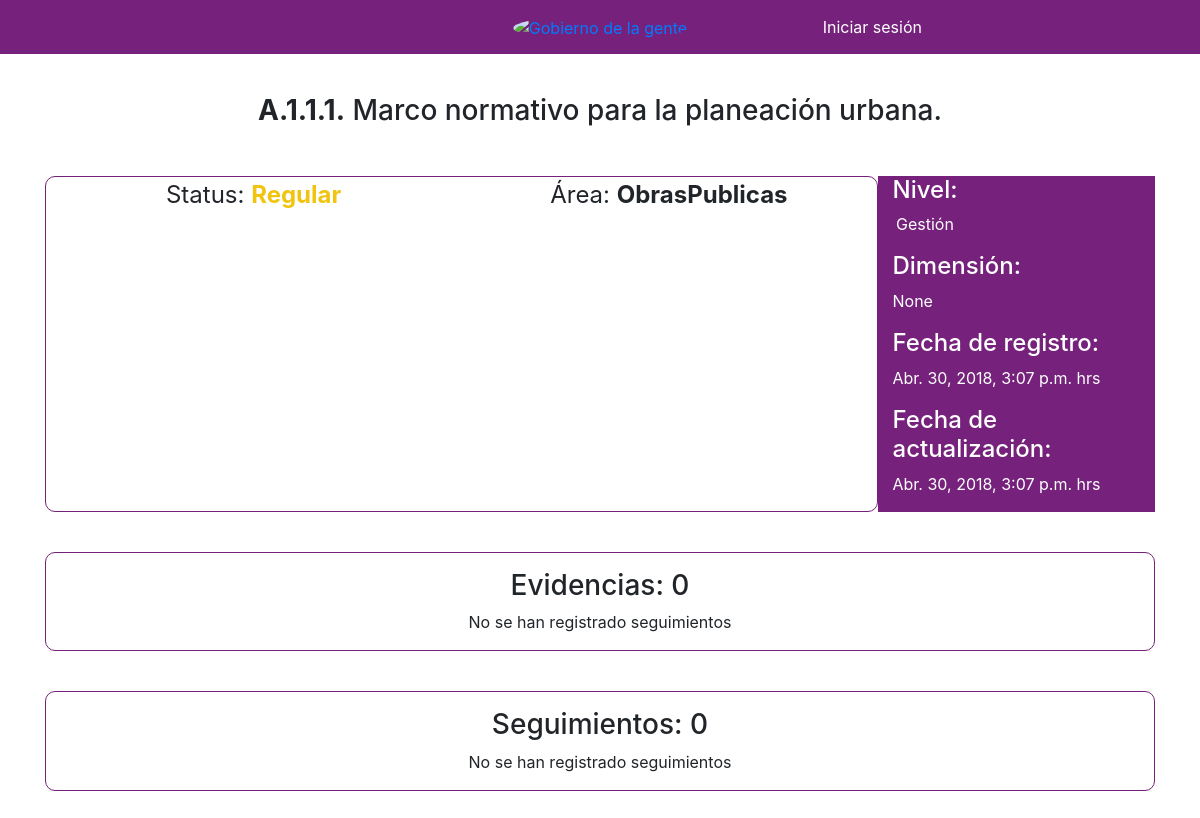
Page /indicadores/4/ on the committed database.
### indicadores/models.py (models this page shows, shortened)
class Indicador(models.Model):
    indicador = models.CharField(max_length=10)
    nombre = models.TextField()
    descripcion = models.TextField(blank=True, null=True)
    metodo_calculo = models.TextField(blank=True, null=True)
    nivel = models.CharField(max_length=15, choices=choices_nivel, blank=True, null=True)
    dimension = models.CharField(max_length=144, blank=True, null=True)
    criterios_evaluacion = models.TextField(blank=True, null=True)
    area = models.ForeignKey(User, related_name='indicadores', on_delete=models.CASCADE)
    status = models.CharField(max_length=15, choices=choices_status)
    created = models.DateTimeField(auto_now_add=True)
    updated = models.DateTimeField(auto_now=True)

### indicadores/views.py (the view)
# urls.py: path('<int:pk>/', indicadoresDetailView.as_view(), name="detail"),
class indicadoresDetailView(views.View):
    def get(self, request, pk):
        template_name="indicadores/indicador_detail.html"
        indicador = Indicador.objects.get(pk=pk)
        context = {'indicador':indicador}
        return render(request, template_name, context)

### indicadores/templates/indicadores/indicador_detail.html (shortened to what this page needs)
{% extends 'base.html' %}
{% block content %}
    <div class="container">
        <div class="row text-center">
            <div class="col-md-12">
                <h3><b>{{ indicador.indicador }}</b> {{ indicador.nombre }}</h3>
            </div>
        </div>
        <div class="row margin-top-middle">
            <div class="col-md-9 border-primary-a text-detail-important">
                <div class="row text-center">
                    <div class="col-md-6"><p>Status: <span
                            class="{% if indicador.status == "Satisfactorio" %}
                            color-green
                            {% elif indicador.status == "Regular" %}
                            color-yellow
                            {% else %}
                            color-red
                            {% endif %}
                            "><b>{{ indicador.status }}</b></span></p></div>
                    <div class="col-md-6"><p>Área: <span><b>{{ indicador.area.username }}</b></span></p></div>
                </div>
            </div>
            <div class="col-md-3 background-primary d-flex justify-content-around flex-column color-accent align-items-start">
                <div>
                    <h4 class="">Nivel:</h4>
                    <p class="text-center w-100">{{ indicador.nivel }}</p>
                </div>
                <div>
                    <h4 class="">Dimensión:</h4>
                    <p class="">{{ indicador.dimension }}</p>
                </div>
                <div>
                    <h4 class="">Fecha de registro:</h4>
                    <p class="">{{ indicador.created }} hrs</p>
                </div>
                <div>
                    <h4 class="">Fecha de actualización:</h4>
                    <p class="">{{ indicador.updated }} hrs</p>
                </div>
            </div>
        </div>
        <div class="row margin-top-middle">
            <div class="col-md-12 border-primary-a text-center margin-bottom-normal">
                <h3 class="margin-top-small">Evidencias: {{ indicador.evidencias.count }}</h3>
                {% if indicador.evidencias.count > 0 %}
                   <div id="accordion2" class="margin-bottom-small">
                    {% for evidencia in indicador.evidencias.all %}
                        <div class="card">
                            <div class="card-header" id="header2{{ evidencia.id }}">
                                 <h5>
                                     <button class="btn btn-link" data-toggle="collapse" data-target="#collapse2{{ evidencia.id }}" aria-expanded="true" aria-controls="collapse2{{ evidencia.id }}">
                                        {{ evidencia.titulo|truncatechars:40 }} | {{ evidencia.porcentaje_real }}% / {{ evidencia.porcentaje_total }}%
                                     </button>
                                     {% if evidencia.completada %}
                                         <p class="evidencia-green">Completada</p>
                                     {% else %}
                                         <p class="evidencia-red">No completada</p>
                                     {% endif %}
                                 </h5>
                            </div>
                            <div id="collapse2{{ evidencia.id }}" class="collapse" aria-labelledby="header2{{ evidencia.id }}" data-parent="#accordion2">
                              <div class="card-body">
                                  <div class="row">
                                      <div class="col-md-9 text-center">
                                        <p><b>Título:</b> {{ evidencia.titulo }}</p>
                                      </div>
                                      <div class="col-md-3 text-center">
                                          <p><b>Sub-Evidencias: </b>{{ evidencia.subevidencias.count }}</p>
                                      </div>
                                  </div>
                                  <div class="row">
                                      <div class="col-md-6 text-center">
                                          <p><b>Porcentaje esperado: </b>{{ evidencia.porcentaje_total }} %</p>
                                          <p><b>Porcentaje actual: </b>{{ evidencia.porcentaje_real }} %</p>
                                      </div>
                                      <div class="col-md-6 text-center">
                                      </div>
                                  </div>
                              </div>
                            </div>
                        </div>
                    {% endfor %}
                   </div>
                {% else %}
                    <p class="color-red">No se han registrado seguimientos</p>
                {% endif %}
            </div>
            <div class="col-md-12 border-primary-a text-center ">
                <h3 class="margin-top-small">Seguimientos: {{ indicador.seguimientos.count }}</h3>
                {% if indicador.seguimientos.count > 0 %}
                   <div id="accordion" class="margin-bottom-small">
                    {% for seguimiento in indicador.seguimientos.all %}
                        <div class="card">
                            <div class="card-header" id="header{{ seguimiento.id }}">
                                 <h5>
                                     <button class="btn btn-link" data-toggle="collapse" data-target="#collapse{{ seguimiento.id }}" aria-expanded="true" aria-controls="collapse{{ seguimiento.id }}">
                                        {{ seguimiento.fecha }}
                                     </button>
                                 </h5>
                            </div>
                            <div id="collapse{{ seguimiento.id }}" class="collapse" aria-labelledby="header{{ seguimiento.id }}" data-parent="#accordion">
                              <div class="card-body text-justify">
                                {{ seguimiento.cuerpo }}
                              </div>
                            </div>
                        </div>
                    {% endfor %}
                   </div>
                {% else %}
                    <p class="color-red">No se han registrado seguimientos</p>
                {% endif %}
            </div>
        </div>
    </div>
{% endblock %}

### static/css/styles.css (style rules this page uses)
.background-primary { background: #76227c !important; }
.color-accent { color: #fff !important; }
.margin-bottom-normal { margin-bottom: 5vh !important; }
.margin-top-small { margin-top: 2vh !important; }
.margin-top-middle { margin-top: 5vh; }
.border-primary-a { border-radius: 10px; border: 1px solid #76227c; }
.color-yellow { color: #f1c40f; }
.text-detail-important { font-size: 1.5em; }

### rows in the picture
Indicador: indicador "A.1.1.1.", nombre "Marco normativo para la planeación urbana.", status "Regular", area.username "ObrasPublicas", nivel "Gestión", dimension "None", created "Abr. 30, 2018, 3:07 p.m.", updated "Abr. 30, 2018, 3:07 p.m.", evidencias.count "0", seguimientos.count "0"
